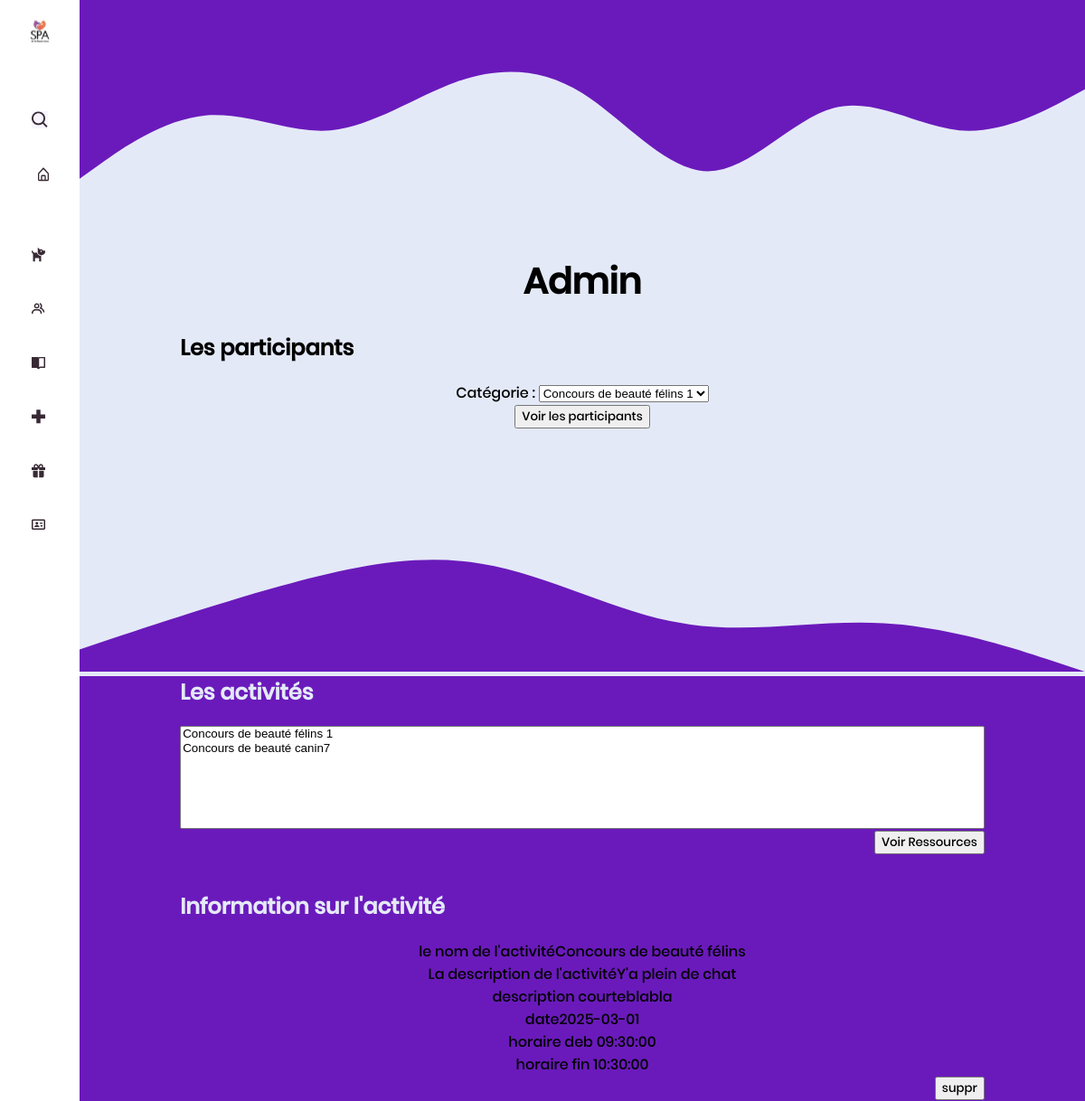
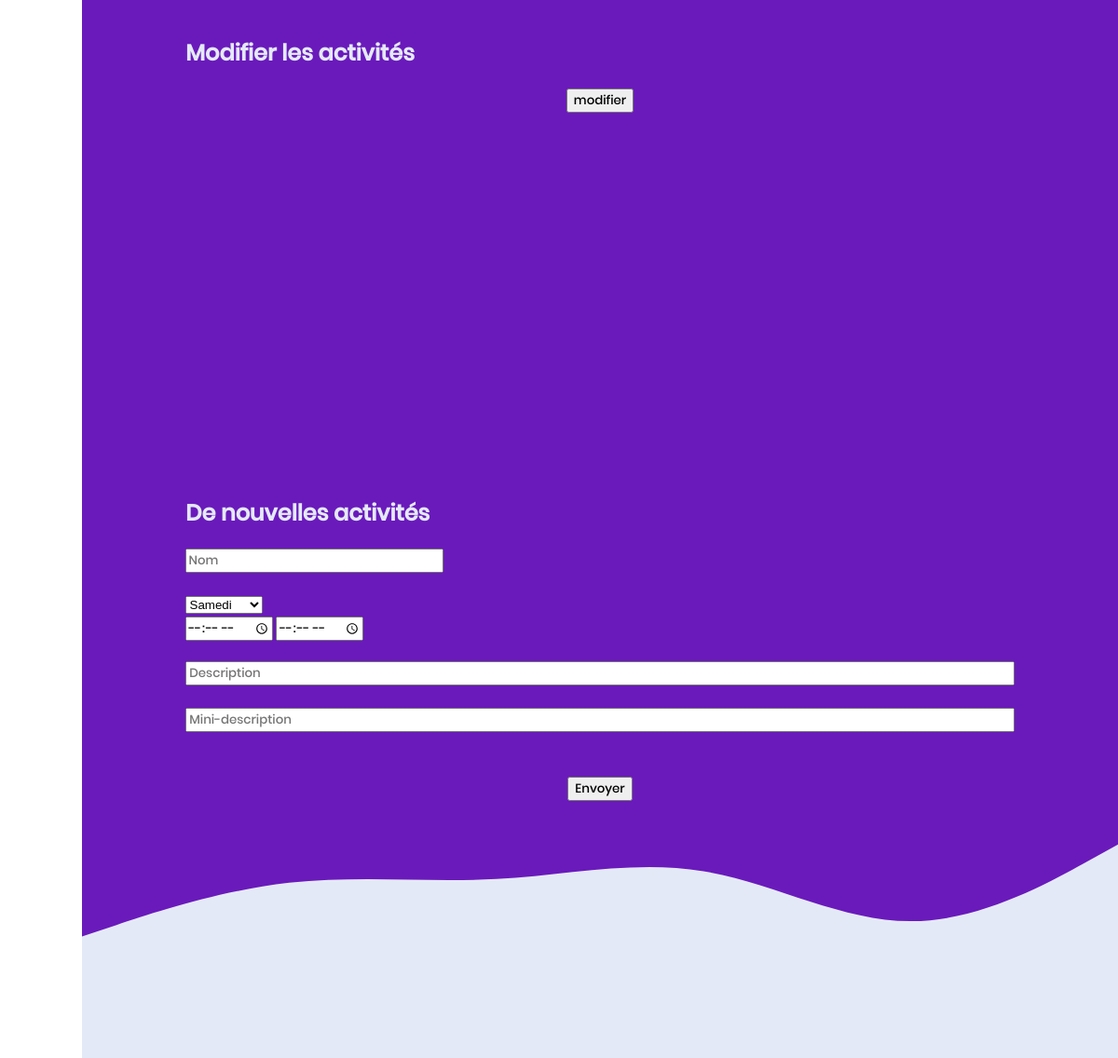
Before: /pages/admin.php?idact=1 with the older database file (2 pictures, top to bottom).
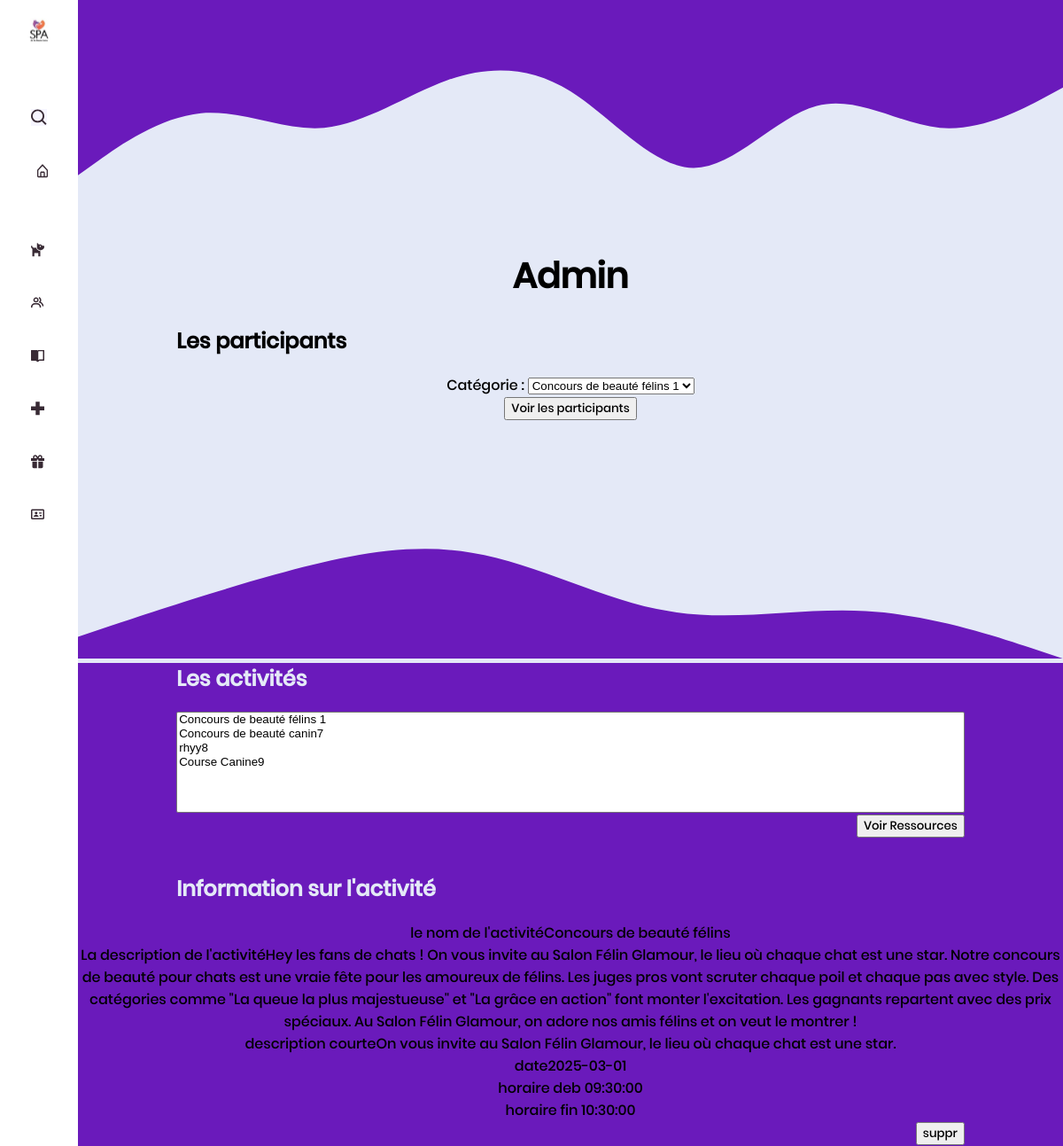
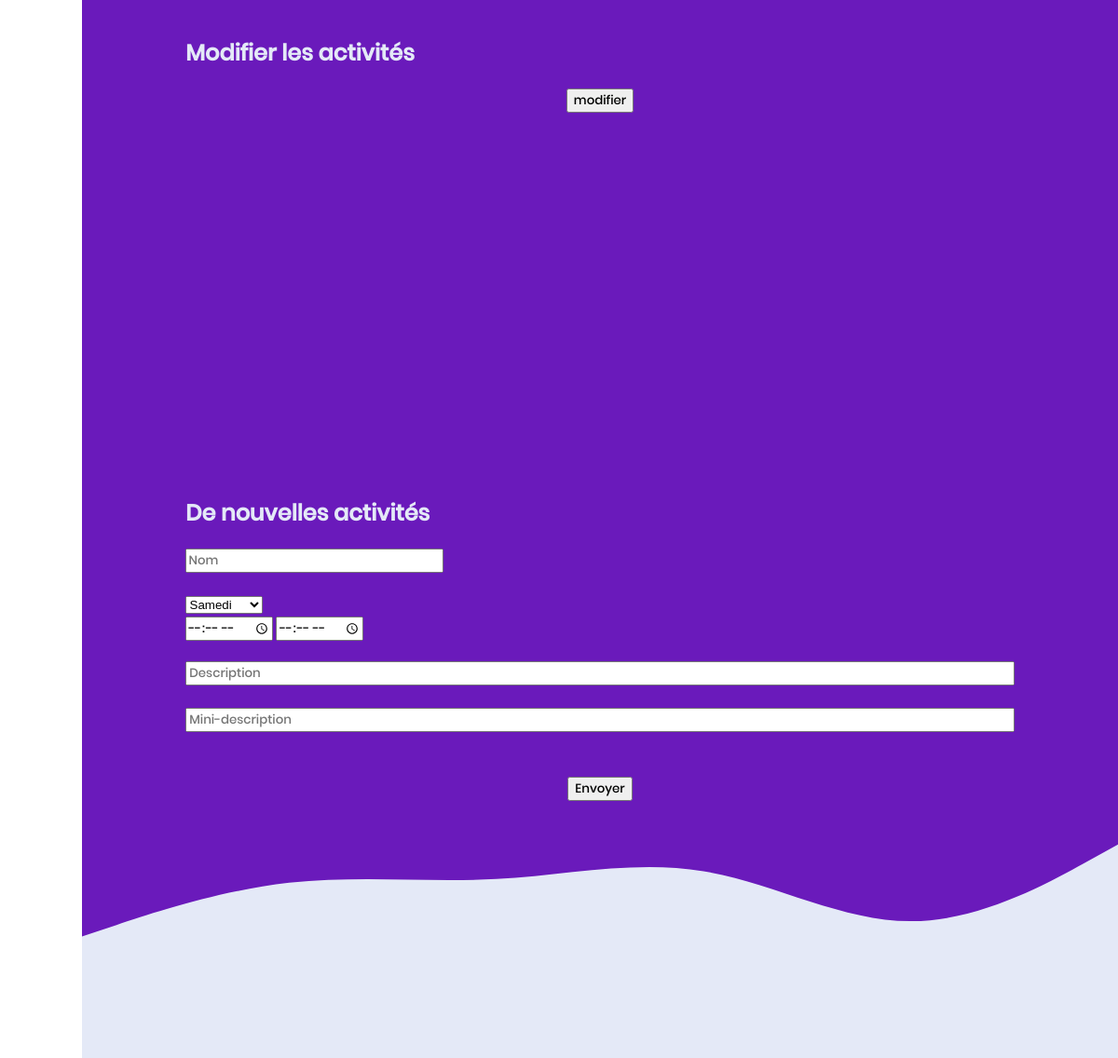
After: the same page with the newer database file (2 pictures, top to bottom).
### tables this page shows
CREATE TABLE `activite` (
  `Id_activite` int(11) NOT NULL,
  `nom` text NOT NULL,
  `description` text NOT NULL,
  `minidesc` text NOT NULL,
  `img` text NOT NULL,
  `date` date NOT NULL,
  `horaire_deb` time NOT NULL,
  `horaire_fin` time NOT NULL
);

### pages/admin.php (the view, shortened to what this page needs)
<!DOCTYPE html>
<?php
include("../config/configuration.php");
$bdd = new PDO($dsn, $user, $password);
$requete = 'SELECT * FROM `activite`';
$resultats = $bdd->query($requete);
$Activite = $resultats->fetchAll();
$nbACTIS = count($Activite);
if (isset($_GET['idact'])) {
  $idact = $_GET['idact'];
  $requete = 'SELECT * FROM activite WHERE Id_activite=' . $idact;
  $resultats = $bdd->query($requete);
  $act = $resultats->fetchAll();
}
?>
<html>
<head>
  <link rel="stylesheet" href="../style/styles.css">
</head>
<body>
<div class="sidenav">
    <img class="imglogo"src="../images/logo spa.svg"></br>
    <img style="background-color: #F6F5FF;" src="../images/1.svg"></br>
    <a href="../index.php"><img src="../images/2.svg"></a></br>
    <img src="../images/3.svg"></br>
    <img src="../images/4.svg"></br>
    <img src="../images/5.svg"></br>
    <img src="../images/6.svg"></br>
    <img src="../images/7.svg"></br>
    <img src="../images/8.svg"></br>
  </div>
  <h1>Admin</h1>
  <h2 class="noir">Les participants</h2>
  <form method="GET">
    Catégorie : <select name="idpart" required="required">
      <?php
      for ($i = 0; $i < $nbACTIS; $i++) {
        echo '<option value="' . $Activite[$i]["Id_activite"] . '">' . $Activite[$i]["nom"] . $Activite[$i]["Id_activite"] . '</option>' . "\n";
      } ?>
    </select></br>
    <input type="submit" value="Voir les participants">
  </form>
  <div class="violet">
    <h2>Les activités</h2>
    <form method="GET">
      <select name="idact" size="7" style="width:80%" >
        <?php
        for ($i = 0; $i < $nbACTIS; $i++) {
          echo '<option value="' . $Activite[$i]["Id_activite"] . '">' . $Activite[$i]["nom"] . $Activite[$i]["Id_activite"] . '</option>' . "\n";
        }
        ?>
      </select></br>
      <div id="envoyer">
      <input type="submit" value="Voir Ressources"></div>
    </form>
    <?php if (isset($_GET['idact'])) { ?>
      <div id="infoact">
        <h2>Information sur l'activité</h2>
        <?php
        echo '<div> le nom de l\'activité' . $act[0]["nom"] . '</div>' . "\n";
        echo '<div> La description de l\'activité' . $act[0]["description"] . '</div>' . "\n";
        echo '<div> description courte' . $act[0]["minidesc"] . '</div>' . "\n";
        echo '<div> date' . $act[0]["date"] . '</div>' . "\n";
        echo '<div> horaire deb ' . $act[0]["horaire_deb"] . '</div>' . "\n";
        echo '<div> horaire fin ' . $act[0]["horaire_fin"] . '</div>' . "\n";
        ?>
      </div>
    <?php } ?>
    <form action="suppractivités.php" method="POST">
      <div id="envoyer">
      <input type="submit" value="suppr" /></div>
    </form>
    <h2>Modifier les activités</h2>
    <input type="submit" value="modifier" id="modif" />
    <h2> De nouvelles activités</h2>
    <form action="ajouteractivite.php" method="POST">
      <div id="formleft">
      <input id="formleft" type="text" name="nom" placeholder="Nom" required="required" /><br />
      <select id="formleft" name="date" placeholder="Date" required="required">
        <option value="2025-03-01"> Samedi </option>
      </select><br>
      <input id="formleft" type="time" name="tdeb" placeholder="Horaire de début" class='champForm' required="required" />
      <input type="time" name="tfin" placeholder="Horaire de fin" required="required" /><br />
      </div>
      <input type="text" name="description" placeholder="Description"  style="width:80% ;" required="required" /><br />
      <input type="text" name="minidesc" placeholder="Mini-description"  style="width:80% ;" required="required" /><br />
      <br/>
      <input type="submit" value="Envoyer" />
    </form>
  </div>
</body>
</html>

### style/styles.css (style rules this page uses)
body { margin: 0; margin-left: 88px; text-align: center; background-color: #E4E9F7; font-family: "poppins"; }
.sidenav { height: 100%; width: 88px; position: fixed; z-index: 1; top: 0; left: 0; background-color: #ffffff; overflow-x: hidden; padding-top: 20px; }
.sidenav a { padding: 6px 8px 6px 16px; text-decoration: none; font-size: 25px; color: #382A34; display: block; }
.violet { background-color: #6a1abb; }
* { box-sizing: border-box; }
img { width: 20%; margin:20%; }
.imglogo { width:45%; margin-top:-6%; margin-bottom: 48%; }
h1 { font-size:3.3vw; }
h2 { margin-left:10%; text-align: left; color:#E4E9F7; }
input { margin-bottom:2%; font-family: "poppins"; }
::placeholder { font-family: "poppins"; }
#formleft { margin-left:5.1%; text-align:left; }
#envoyer { margin-right:10%; text-align:end; }
.noir { color:#000000; }

Changed rows visible on the page:
changed activite "Concours de beauté félins": description "Y'a plein de chat" → "Hey les fans de chats ! On vous invite au Salon Félin Glamour, le lieu où chaque chat est une star. Notre concours de beauté pour chats est une vraie fête pour les amoureux de félins. Les juges pros vont scruter chaque poil et chaque pas avec style. Des catégories comme \"La queue la plus majestueuse\" et \"La grâce en action\" font monter l'excitation. Les gagnants repartent avec des prix spéciaux. Au Salon Félin Glamour, on adore nos amis félins et on veut le montrer !"; minidesc "blabla" → "On vous invite au Salon Félin Glamour, le lieu où chaque chat est une star."
Other visible differences:
form field idact: "Concours de beauté félins 1 / Concours de beauté canin7" → "Concours de beauté félins 1 / Concours de beauté canin7 / rhyy8 / Course Canine9"
